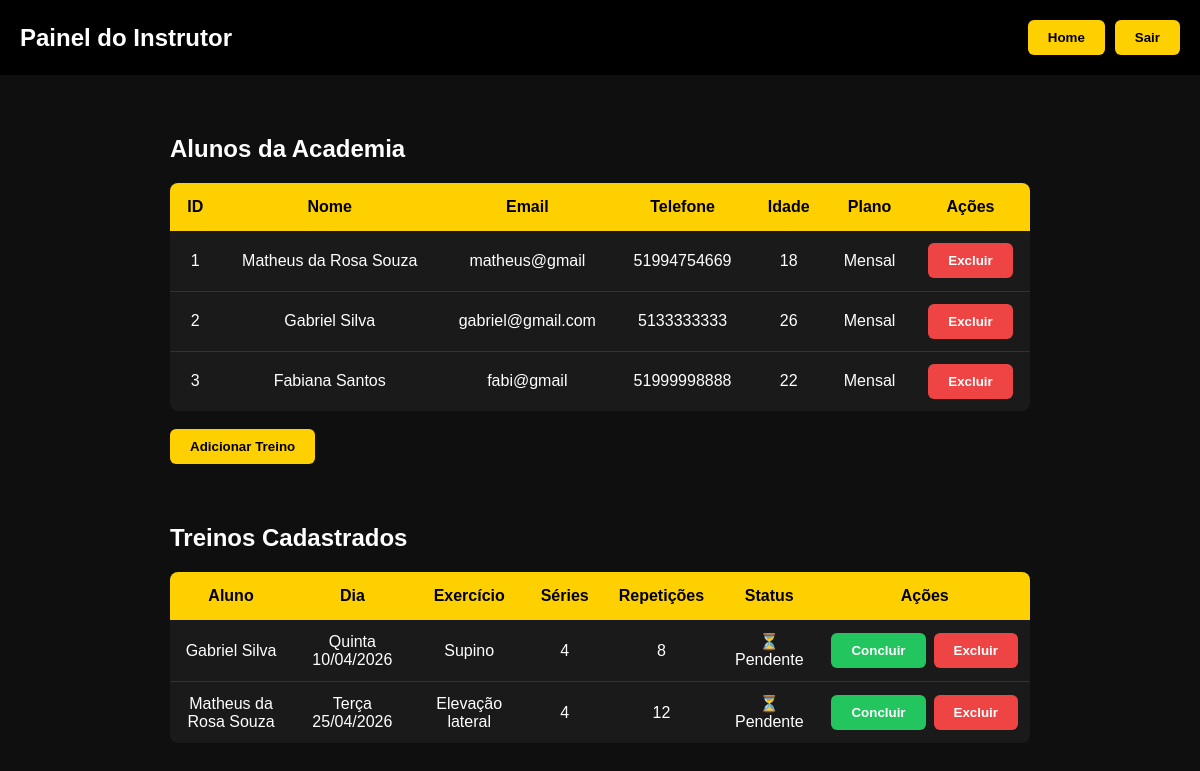
The app's page /admin_dashboard.php (signed in), older data.
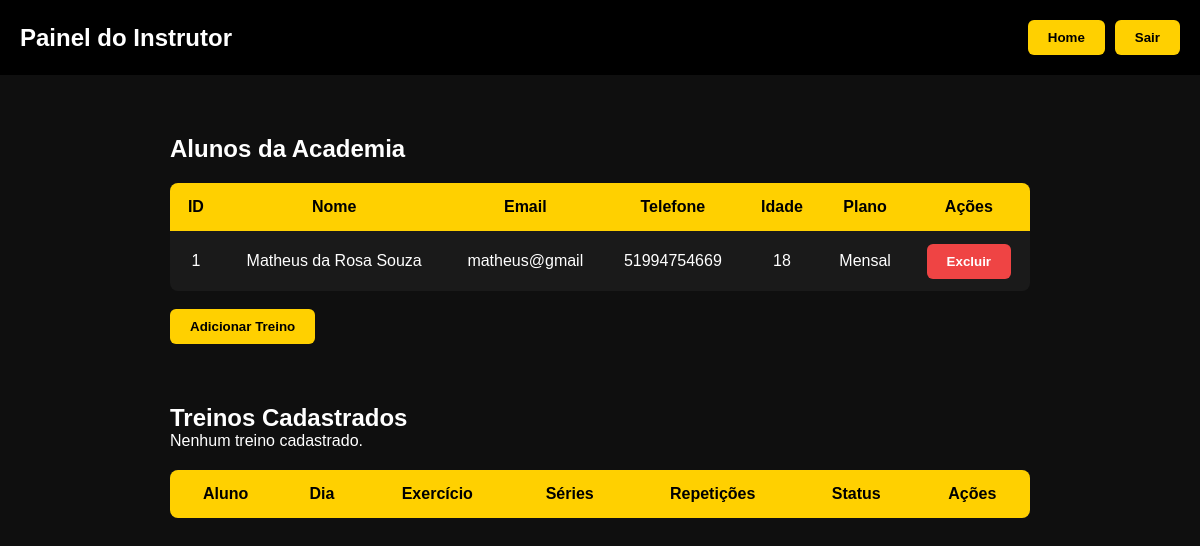
The same page, newer data.
### tables this page shows
CREATE TABLE usuarios (
            id INTEGER PRIMARY KEY AUTOINCREMENT,
            nome TEXT,
            email TEXT UNIQUE,
            senha TEXT,
            telefone TEXT,
            idade INTEGER,
            plano TEXT
        );

CREATE TABLE treinos (
            id INTEGER PRIMARY KEY AUTOINCREMENT,
            usuario_id INTEGER,
            dia TEXT,
            exercicio TEXT,
            series TEXT,
            repeticoes TEXT,
            status TEXT DEFAULT 'pendente',

            FOREIGN KEY (usuario_id) REFERENCES usuarios(id)
        );

### admin_dashboard.php (the view, shortened to what this page needs)
<?php
require "database.php";
$usuarios = $db->query("SELECT * FROM usuarios");
$sql = $db->query("
    SELECT treinos.*, usuarios.nome
    FROM treinos
    JOIN usuarios ON usuarios.id = treinos.usuario_id
    ORDER BY treinos.id DESC
");
$treinos = $sql->fetchAll();
?>
<!DOCTYPE html>
<html lang="pt-BR">
<head>
<link rel="stylesheet" href="style.css">
</head>
<body>
<header>
<div class="header-container">
<h1 class="logo">Painel do Instrutor</h1>
<div class="header-buttons">
<a href="index.php"><button type="button">Home</button></a>
<a href="logout.php"><button type="button">Sair</button></a>
</div>
</div>
</header>
<div class="treinos-container">
<h2>Alunos da Academia</h2>
<table>
<tr>
<th>ID</th>
<th>Nome</th>
<th>Email</th>
<th>Telefone</th>
<th>Idade</th>
<th>Plano</th>
<th>Ações</th>
</tr>
<?php foreach ($usuarios as $user): ?>
<tr>
<td><?= htmlspecialchars($user['id']) ?></td>
<td><?= htmlspecialchars($user['nome']) ?></td>
<td><?= htmlspecialchars($user['email']) ?></td>
<td><?= htmlspecialchars($user['telefone']) ?></td>
<td><?= htmlspecialchars($user['idade']) ?></td>
<td><?= htmlspecialchars($user['plano']) ?></td>
<td>
<div class="acoes">
<a href="excluir_usuario.php?id=<?= $user['id']; ?>"
   onclick="return confirm('Excluir aluno?')">
    <button class="btn-excluir">Excluir</button>
</a>
</div>
</td>
</tr>
<?php endforeach; ?>
</table>
<br>
<a href="add_treino.php">
<button type="button">Adicionar Treino</button>
</a>
</div>
<div class="treinos-container">
<h2>Treinos Cadastrados</h2>
<?php if (count($treinos) === 0): ?>
    <p>Nenhum treino cadastrado.</p>
<?php endif; ?>
<table>
<tr>
<th>Aluno</th>
<th>Dia</th>
<th>Exercício</th>
<th>Séries</th>
<th>Repetições</th>
<th>Status</th>
<th>Ações</th>
</tr>
<?php foreach ($treinos as $t): ?>
<tr>
<td><?= htmlspecialchars($t['nome']) ?></td>
<td><?= htmlspecialchars($t['dia']) ?></td>
<td><?= htmlspecialchars($t['exercicio']) ?></td>
<td><?= htmlspecialchars($t['series']) ?></td>
<td><?= htmlspecialchars($t['repeticoes']) ?></td>
<td>
<?= $t['status'] === 'concluido' ? '✅ Concluído' : '⏳ Pendente' ?>
</td>
<td>
<div class="acoes">
<a href="concluir_treino.php?id=<?= $t['id'] ?>">
    <button class="btn-concluir">Concluir</button>
</a>
<a href="excluir_treino.php?id=<?= $t['id'] ?>"
   onclick="return confirm('Excluir treino?')">
    <button class="btn-excluir">Excluir</button>
</a>
</div>
</td>
</tr>
<?php endforeach; ?>
</table>
</div>
</body>
</html>

### style.css (style rules this page uses)
* { margin: 0; padding: 0; box-sizing: border-box; font-family: Arial, Helvetica, sans-serif; }
body { background: #0f0f0f; color: white; }
header { width: 100%; background: #000; }
.header-container { max-width: 1200px; margin: auto; display: flex; align-items: center; justify-content: space-between; padding: 20px; }
header h1 { font-size: 24px; }
button { background: #ffd000; border: none; padding: 10px 20px; font-weight: bold; cursor: pointer; transition: 0.3s; border-radius: 6px; }
.header-buttons { display: flex; gap: 10px; }
.treinos-container { max-width: 900px; margin: 60px auto; padding: 0 20px; }
table { width: 100%; border-collapse: collapse; margin-top: 20px; background: #1a1a1a; border-radius: 8px; overflow: hidden; }
th { background: #ffd000; color: black; padding: 15px; }
td { padding: 12px; text-align: center; border-bottom: 1px solid #333; height: 60px; }
tr:last-child td { border-bottom: none; }
.acoes { display: flex; gap: 8px; justify-content: center; align-items: center; }
.btn-excluir { background: #ef4444; color: white; }
.btn-concluir { background: #22c55e; color: white; }

Row changes from the older to the newer data that the page shows:
removed usuarios: id "2", nome "Gabriel Silva", email "gabriel@gmail.com", telefone "5133333333", idade "26", plano "Mensal"
removed usuarios: id "3", nome "Fabiana Santos", email "fabi@gmail", telefone "51999998888", idade "22", plano "Mensal"
removed treinos: usuario.nome "Gabriel Silva", dia "Quinta 10/04/2026", exercicio "Supino", series "4", repeticoes "8", shows "⏳ Pendente"
removed treinos: usuario.nome "Matheus da Rosa Souza", dia "Terça 25/04/2026", exercicio "Elevação lateral", series "4", repeticoes "12", shows "⏳ Pendente"
Text that changed along with them:
text now shown: "Nenhum treino cadastrado."
